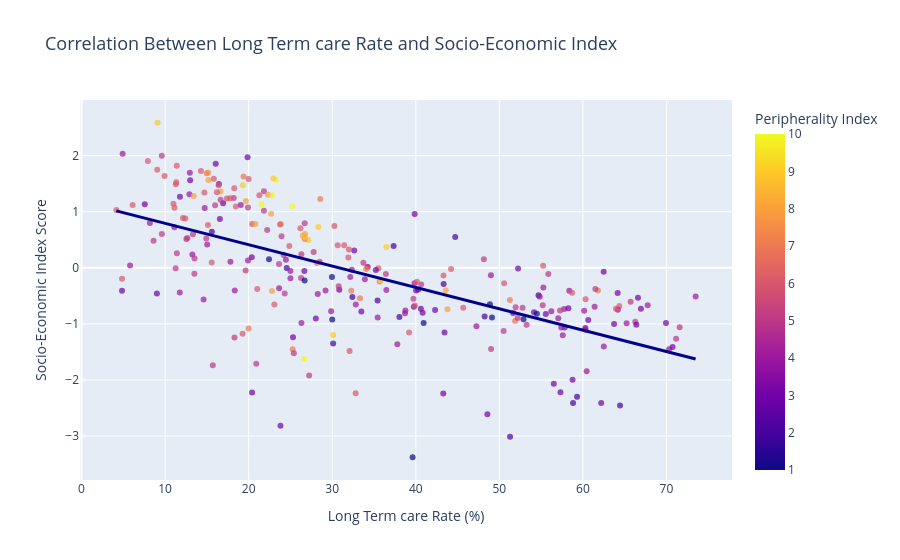

Notebook source saved alongside this figure:
### Code cell
# @title Long Term care Rate vs. Socio-Economic Index in each settlement
df = data_master.copy()
cols = [
    'long_term_care_rate',
    'socio_economic_index_score',
    'peripherality_index_cluster'
]

df[cols] = df[cols].apply(pd.to_numeric, errors='coerce')
df = df.dropna(subset= cols)

fig = px.scatter(
    df,
    x='long_term_care_rate',
    y='socio_economic_index_score',
    hover_name='settlement_name',
  #  size='total_population',
  #  size_max=40,
    color='peripherality_index_cluster',
    color_continuous_scale='Plasma',
    trendline='ols',
    labels={
        'long_term_care_rate': 'Long Term care Rate (%)',
        'socio_economic_index_score': 'Socio-Economic Index Score',
        'total_population': 'Population size',
        'peripherality_index_cluster': 'Peripherality Index'
    },
    title='Correlation Between Long Term care Rate and Socio-Economic Index'
)

fig.update_traces(
    marker=dict(opacity=0.7),
    selector=dict(mode='markers')
)

fig.update_traces(
    line=dict(color='darkblue', width=3),
    selector=dict(mode='lines')
)

fig.update_layout(
    title_font_size=18,
    xaxis_title_font_size=14,
    yaxis_title_font_size=14
)

fig.show()
print(f"The correlation between Long Term care Rate and socio economic index  is {data_master['long_term_care_rate'].corr(data_master['socio_economic_index_score'], method= 'spearman'):.2f}")

### Figure 1 — Plotly figure (JSON) as saved in the notebook; plotly's stock layout.template omitted (floating-point values rounded to 4 significant figures; data arrays with more than 128 entries replaced by an {"elided": "..."} marker saying what was removed)
{"data": [{"hovertemplate": "<b>%{hovertext}</b><br><br>Long Term care Rate (%)=%{x}<br>Socio-Economic Index Score=%{y}<br>Peripherality Index=%{marker.color}<extra></extra>", "hovertext": {"elided": "278 str values"}, "legendgroup": "", "marker": {"color": {"elided": "278 int values"}, "coloraxis": "coloraxis", "opacity": 0.7, "symbol": "circle"}, "mode": "markers", "name": "", "orientation": "v", "showlegend": false, "type": "scatter", "x": {"elided": "278 float values"}, "xaxis": "x", "y": {"elided": "278 float values"}, "yaxis": "y"}, {"hovertemplate": "<b>OLS trendline</b><br>socio_economic_index_score = -0.0381085 * long_term_care_rate + 1.17379<br>R<sup>2</sup>=0.405747<br><br>Long Term care Rate (%)=%{x}<br>Socio-Economic Index Score=%{y} <b>(trend)</b><extra></extra>", "legendgroup": "", "line": {"color": "darkblue", "width": 3}, "marker": {"symbol": "circle"}, "mode": "lines", "name": "", "showlegend": false, "type": "scatter", "x": {"elided": "278 float values"}, "xaxis": "x", "y": {"elided": "278 float values"}, "yaxis": "y"}], "layout": {"coloraxis": {"colorbar": {"title": {"text": "Peripherality Index"}}, "colorscale": [[0, "#0d0887"], [0.1111, "#46039f"], [0.2222, "#7201a8"], [0.3333, "#9c179e"], [0.4444, "#bd3786"], [0.5556, "#d8576b"], [0.6667, "#ed7953"], [0.7778, "#fb9f3a"], [0.8889, "#fdca26"], [1, "#f0f921"]]}, "legend": {"tracegroupgap": 0}, "title": {"font": {"size": 18}, "text": "Correlation Between Long Term care Rate and Socio-Economic Index"}, "xaxis": {"anchor": "y", "domain": [0, 1], "title": {"font": {"size": 14}, "text": "Long Term care Rate (%)"}}, "yaxis": {"anchor": "x", "domain": [0, 1], "title": {"font": {"size": 14}, "text": "Socio-Economic Index Score"}}}}
